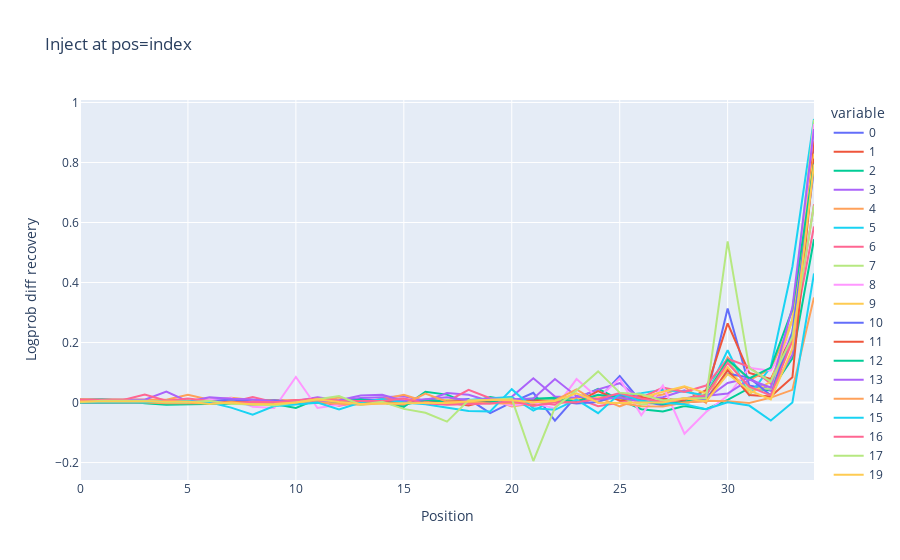
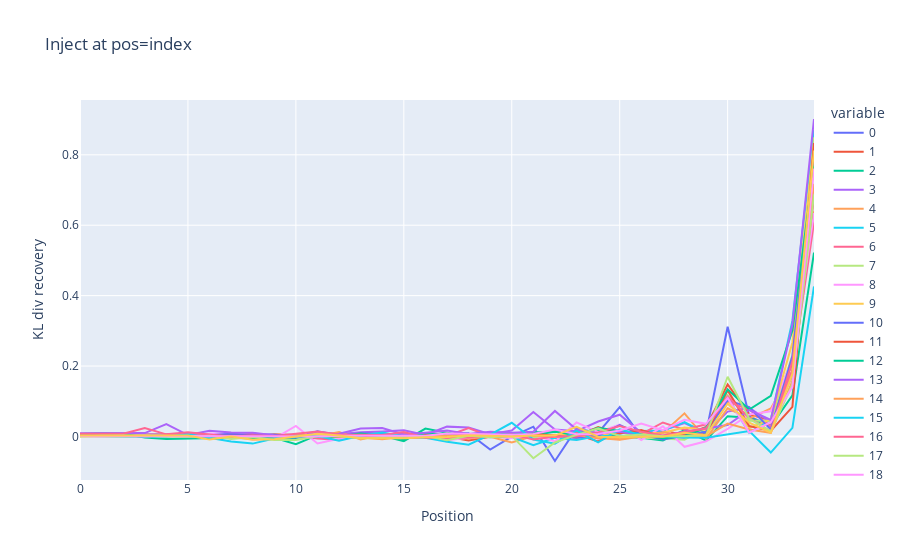

The notebook cell these images were saved under, in order:
### Markdown cell above
### Inject at each pos
Index=2 means only position 2 was injected

### Code cell
keep_one_masks = t.eye(input_tokens.shape[1]).bool()
lpd_recoveries = get_recoveries_per_mask(keep_one_masks, get_logprob_diff_recovery)
kld_recoveries = get_recoveries_per_mask(keep_one_masks, get_kl_div_recovery)

title = "Inject at pos=index"
fig = px.line(lpd_recoveries, title=title)
fig.update_layout(
    xaxis_title="Position",
    yaxis_title="Logprob diff recovery",
)
# Hide outlier batch
fig.for_each_trace(lambda trace: trace.update(visible=False) if trace.name == "18" else ())
fig.show()

fig = px.line(kld_recoveries, title=title)
fig.update_layout(
    xaxis_title="Position",
    yaxis_title="KL div recovery",
)
